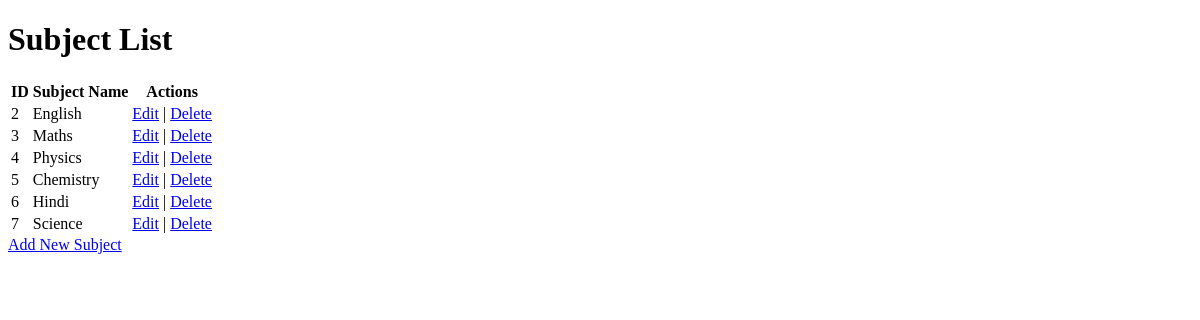
The page /certificatereportapp/subjects/ on the database as committed earlier.
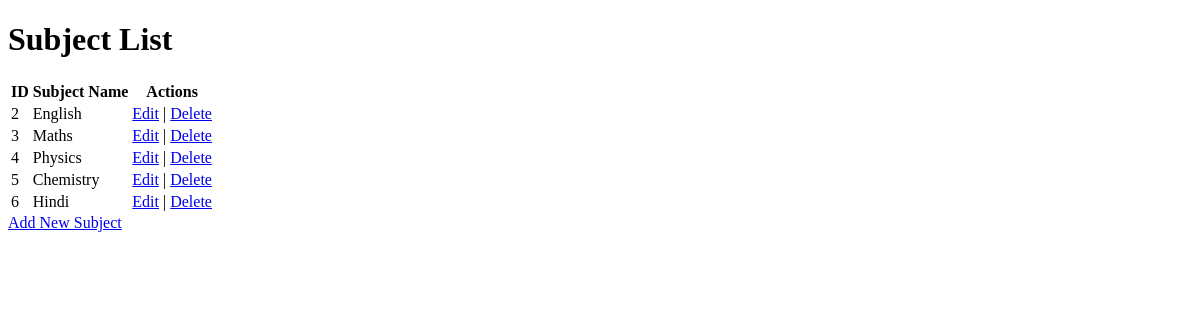
The same page on the database as committed later.
### certificatereportapp/models.py (models this page shows, shortened)
class Subject(models.Model):
    name = models.CharField(max_length=100)

### certificatereportapp/views.py (the view)
# urls.py: path('subjects/', SubjectListView.as_view(), name='subject_list'),
class SubjectListView(View):
    def get(self, request):
        subjects = Subject.objects.all()
        return render(request, 'subject/sub_list.html', {'subjects': subjects})

### templates/subject/sub_list.html (shortened to what this page needs)
<!DOCTYPE html>
<html lang="en">
<head>
</head>
<body>
    <h1>Subject List</h1>
    <table>
        <thead>
            <tr>
                <th>ID</th>
                <th>Subject Name</th>
                <th>Actions</th>
            </tr>
        </thead>
        <tbody>
            {% for subject in subjects %}
            <tr>
                <td>{{ subject.id }}</td>
                <td>{{ subject.name }}</td>
                <td>
                    <a href="{% url 'subject_update' subject.id %}">Edit</a> |
                    <a href="{% url 'subject_delete' subject.id %}">Delete</a>
                </td>
            </tr>
            {% endfor %}
        </tbody>
    </table>
    <a href="{% url 'subject_create' %}">Add New Subject</a>
</body>
</html>

Rows that differ between the two databases and show on the page:
removed Subject: id "7", name "Science"
